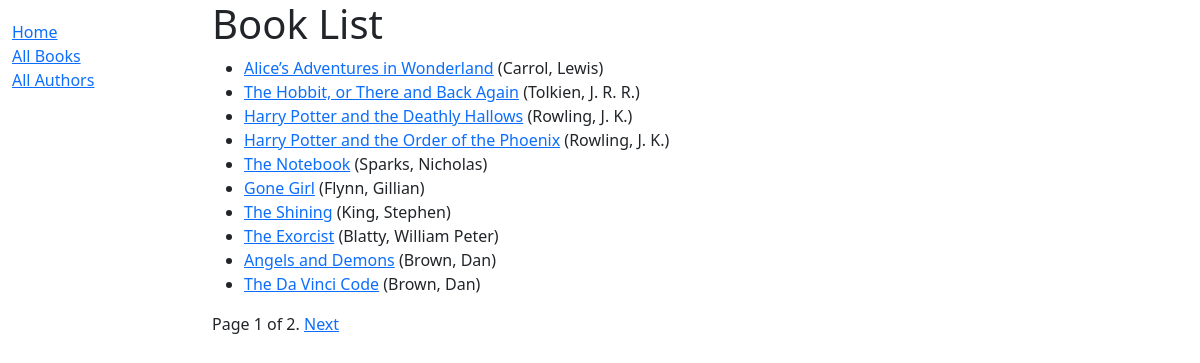
/catalog/books/, run on the app's committed database.
### Catalog/models.py (models this page shows, shortened)
class Book(models.Model):
    title = models.CharField(max_length = 200)
    author = models.ForeignKey('Author', on_delete = models.SET_NULL, null = True)
    summary = models.TextField(max_length = 1000, help_text = 'Enter a breif description of the book')
    isbn = models.CharField('ISBN', max_length = 13, unique = True, help_text = '13 Character <a href="https://www.isbn-international.org/content/what-isbn">ISBN Number</a>')
    genre = models.ManyToManyField(Genre, help_text = 'Select a genre for this book')
    language = models.ForeignKey('Language', on_delete = models.SET_NULL, null = True   )
    def get_absolute_url(self):
        return reverse('book-detail', args=[str(self.id)])
    def display_genre(self):
        '''Create a string for the Genre. This is required to display genre in Admin.'''
        return ', '.join(genre.name for genre in self.genre.all()[:3])
    display_genre.short_description = 'Genre'

class Author(models.Model):
    first_name = models.CharField(max_length = 100)
    last_name = models.CharField(max_length = 100)
    date_of_birth = models.DateField(null = True, blank = True)
    date_of_death = models.DateField('Died', null = True, blank = True)
    class Meta:
        ordering = ['last_name', 'first_name']
    def __str__(self):
        return f'{self.last_name}, {self.first_name}'

### Catalog/views.py (the view)
# urls.py: path('books/', views.BookListView.as_view(), name = 'books'),
class BookListView(generic.ListView):
    model = Book
    paginate_by = 10

### Catalog/templates/Catalog/book_list.html (shortened to what this page needs)
{% extends 'base_generic.html' %}
{% block content %}
    <h1>Book List</h1>
    {% if book_list %}
        <ul>
            {% for book in book_list %}
                <li>
                    <a href="{{ book.get_absolute_url }}">{{ book.title }}</a> ({{ book.author }})
                </li>
            {% endfor %}
        </ul>
    {% else %}
            <p>There are no books in the library.</p>
    {% endif %}
{% endblock %}

### Catalog/templates/base_generic.html (shortened to what this page needs)
<!DOCTYPE html>
<html lang="en">
    <head>
        <link href="https://cdn.jsdelivr.net/npm/bootstrap@5.1.3/dist/css/bootstrap.min.css" rel="stylesheet">
        {% load static %}
        <link rel="stylesheet" href="{% static 'css/styles.css' %}">
    </head>
    <body>
        <div class="container-fluid">
            <div class="row">
                <div class="col-sm-2">
                    {% block sidebar %}
                        <ul class="sidebar-nav">
                            <li><a href="{% url 'index' %}">Home</a></li>
                            <li><a href="{% url 'books' %}">All Books</a></li>
                            <li><a href="{% url 'authors' %}">All Authors</a></li>
                        </ul>
                    {% endblock %}
                </div>
                <div class="col-sm-10">
                    {% block content %}{% endblock %}
                    {% block pagination %}
                        {% if is_paginated %}
                            <div class="pagination">
                                <span class="page-links">
                                    <span class="page-current">
                                        Page {{ page_obj.number }} of {{ page_obj.paginator.num_pages }}.
                                    </span>
                                    {% if page_obj.has_next %}
                                        <a href="{{ request.path }}?page={{ page_obj.next_page_number }}">Next</a>
                                    {% endif %}
                                </span>
                            </div>
                        {% endif %}
                    {% endblock %}
                </div>
            </div>
        </div>
    </body>
</html>

### Catalog/static/css/styles.css (style rules this page uses)
.sidebar-nav { margin-top: 20px; padding: 0; list-style: none; }

### data on the page
Book: title "Alice’s Adventures in Wonderland", author "Carrol, Lewis"
Book: title "The Hobbit, or There and Back Again", author "Tolkien, J. R. R."
Book: title "Harry Potter and the Deathly Hallows", author "Rowling, J. K."
Book: title "Harry Potter and the Order of the Phoenix", author "Rowling, J. K."
Book: title "The Notebook", author "Sparks, Nicholas"
Book: title "Gone Girl", author "Flynn, Gillian"
Book: title "The Shining", author "King, Stephen"
Book: title "The Exorcist", author "Blatty, William Peter"
Book: title "Angels and Demons", author "Brown, Dan"
Book: title "The Da Vinci Code", author "Brown, Dan"

### other printed values
{{ page_obj.number }} "1"
{{ page_obj.paginator.num_pages }} "2"
